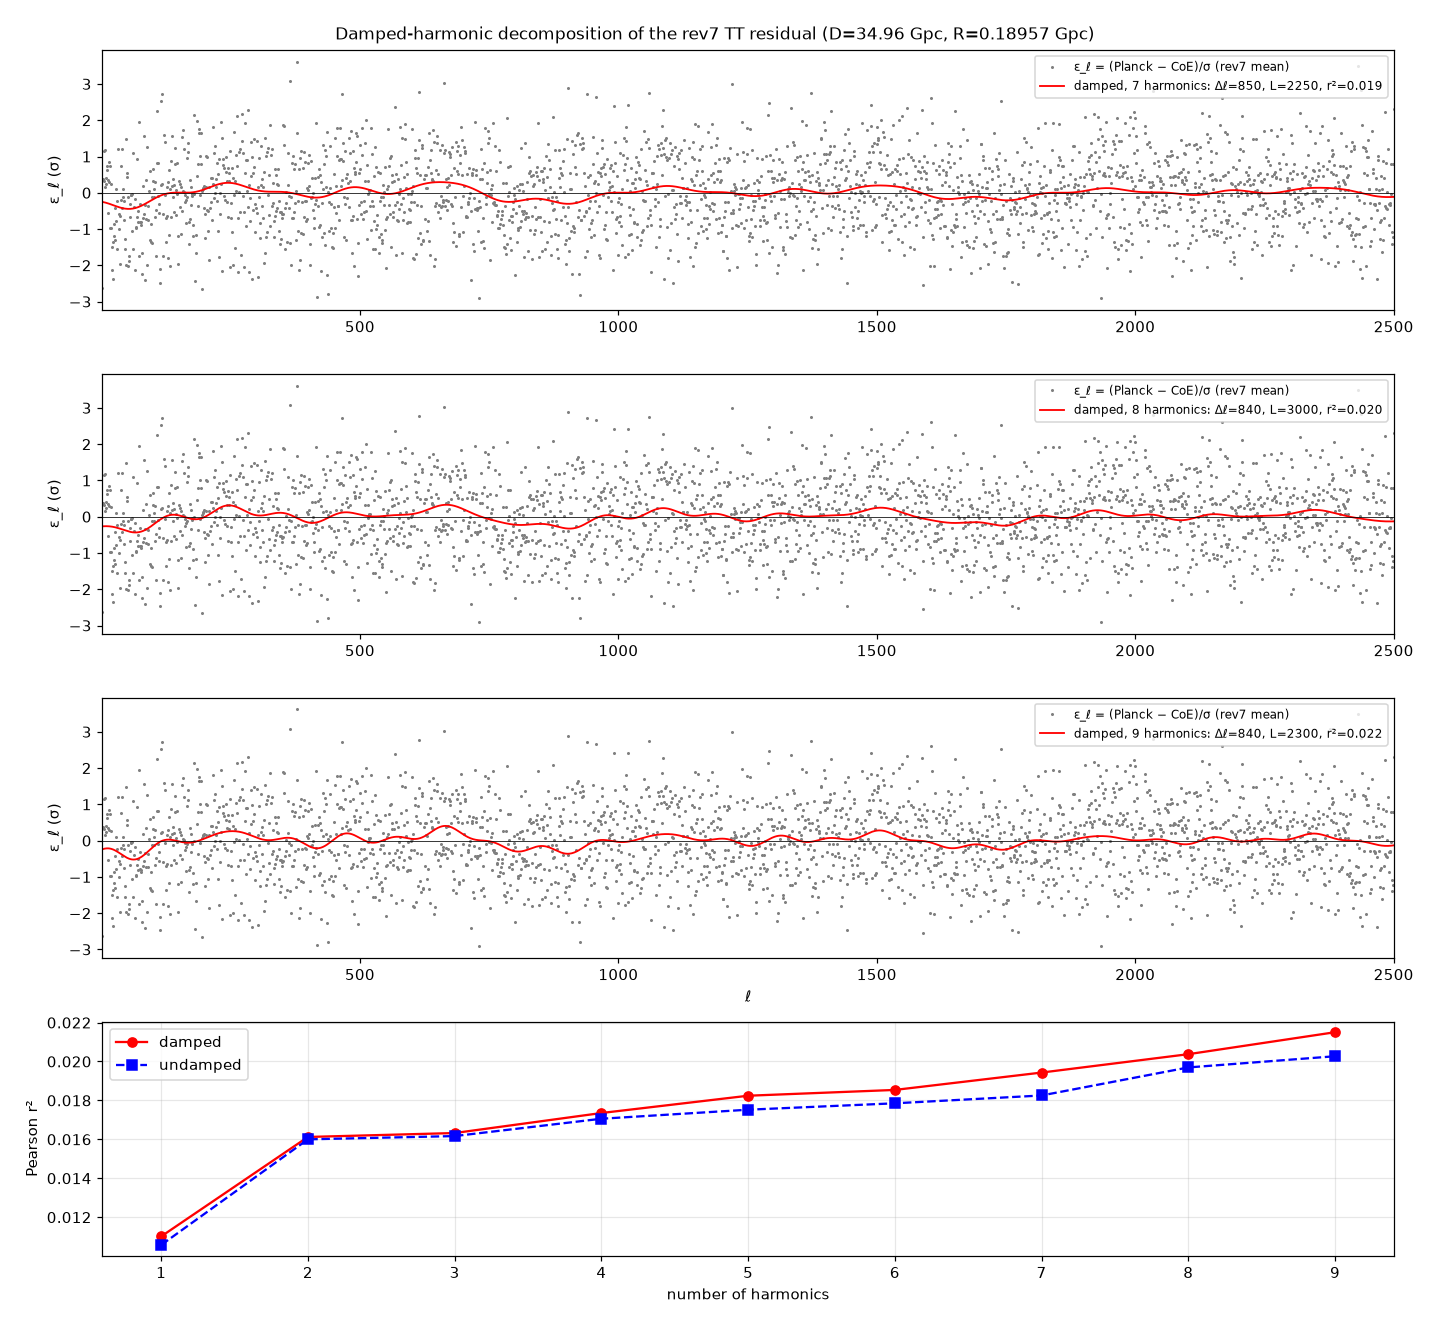

The Python source for this figure:
# rev7 regeneration of rev6 Fig 19 (damped-harmonic fits to the TT residual). rev6 fitted the residual of the R=4 Gpc acoustic fit.
# Here eps_l=(D^Planck_l - D^CoE_l)/sigma_l uses the rev7 ensemble-mean spectrum (p6_p8: D=34.96 Gpc LTB background, p8 field,
# p5_c_p8 bodies). Models (rev6 Eqs. 22-23): undamped sum_j a_j sin(2 pi j l/DL+phi_j); damped exp(-l/L) x same. Linear least
# squares in (a cos phi, a sin phi) at fixed (DL,L); DL and L scanned on a grid.
import os,json,numpy as np,matplotlib;matplotlib.use('Agg');import matplotlib.pyplot as plt
H=os.path.dirname(os.path.abspath(__file__));Z=np.load('/workspace/coepdf/joint_solve/phase2/p6_p8.npz')
Pf=Z['Pf'];l=Pf[:,0];sig=0.5*(Pf[:,2]+Pf[:,3]);D=Z['D'][l.astype(int)];eps=(Pf[:,1]-D)/sig
DLs=np.arange(150,1601,10.);Ls=np.r_[np.arange(100,3001,50.),1e9]
def fit(n,DL,L):
    X=np.column_stack([f(2*np.pi*j*l/DL) for j in range(1,n+1) for f in (np.sin,np.cos)])*np.exp(-l/L)[:,None]
    b=np.linalg.lstsq(X,eps,rcond=None)[0];m=X@b;return 1-np.sum((eps-m)**2)/np.sum((eps-eps.mean())**2),m,np.hypot(b[0::2],b[1::2])
res={}
for n in range(1,10):
    for tag,LL in (('damped',Ls[:-1]),('undamped',[1e9])):
        best=max(((fit(n,a,L)[0],a,L) for a in DLs for L in LL));res[f'{tag}{n}']=dict(r2=best[0],DL=best[1],L=best[2] if best[2]<1e8 else None)
json.dump(res,open(H+'/R19_damped_harm.json','w'),indent=1)
fig=plt.figure(figsize=(13,12));g=fig.add_gridspec(4,1,height_ratios=[1,1,1,0.9])
for i,n in enumerate((7,8,9)):
    r=res[f'damped{n}'];r2,m,a=fit(n,r['DL'],r['L'] or 1e9);ax=fig.add_subplot(g[i])
    ax.plot(l,eps,'.',color='grey',ms=2,label='ε_ℓ = (Planck − CoE)/σ (rev7 mean)');ax.plot(l,m,'r',lw=1.2,label=f'damped, {n} harmonics: Δℓ={r["DL"]:.0f}, L={r["L"]:.0f}, r²={r2:.3f}')
    ax.axhline(0,color='k',lw=.5);ax.set_ylabel('ε_ℓ (σ)');ax.legend(fontsize=8,loc='upper right');ax.set_xlim(2,2500)
ax.set_xlabel('ℓ');ax=fig.add_subplot(g[3]);nn=np.arange(1,10)
ax.plot(nn,[res[f'damped{n}']['r2'] for n in nn],'ro-',label='damped');ax.plot(nn,[res[f'undamped{n}']['r2'] for n in nn],'bs--',label='undamped')
ax.set_xlabel('number of harmonics');ax.set_ylabel('Pearson r²');ax.legend();ax.grid(alpha=.3)
fig.suptitle('Damped-harmonic decomposition of the rev7 TT residual (D=34.96 Gpc, R=0.18957 Gpc)',fontsize=11)
fig.tight_layout();fig.savefig(H+'/R19_damped_harm.png',dpi=110);print(json.dumps(res))
